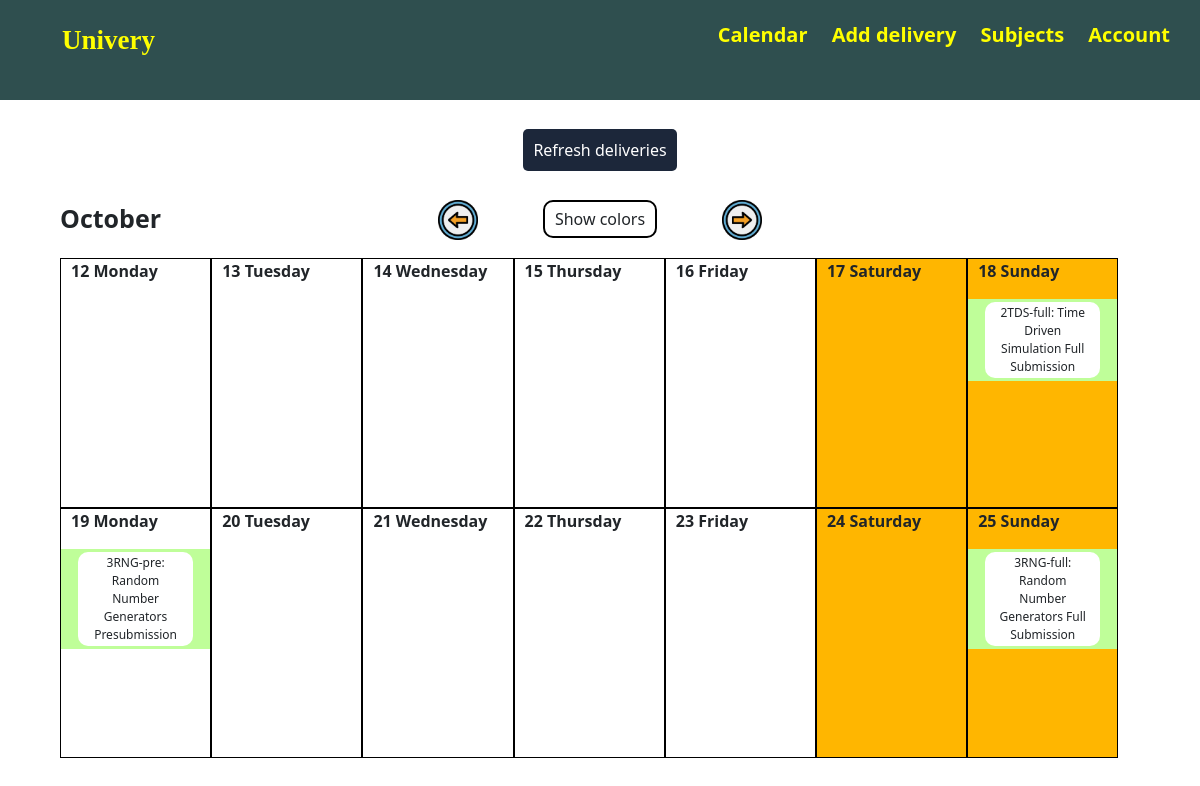
/calendar/1 (signed in), run on the app's committed database.
### app/models.py (models this page shows, shortened)
class Delivery(db.Model):
    id = db.Column(db.Integer, primary_key=True)
    identification = db.Column(db.String(15), nullable=False, default=0)
    name = db.Column(db.String(80), nullable=False)
    description = db.Column(db.String(1000))
    toDate = db.Column(db.DateTime, nullable=True)
    toDateStr = db.Column(db.String(20), nullable=True)
    url = db.Column(db.String(300), nullable=True)
    hasEnded = db.Column(db.Boolean, nullable=False, default=False)
    subject_id = db.Column(db.String(15), db.ForeignKey('subject.identification'), nullable=False)
    users = db.relationship("UserDelivery", back_populates="delivery")

### app/deliveries/routes.py (the view)
@deliveries.route("/calendar")
@deliveries.route("/calendar/<int:n>")
@login_required
def calendar(n=0):
    days, month = get_days(14, n)
    return render_template('delivery/calendar.html', title="Calendar",
        days=days, month=month, view=n)

### app/deliveries/utils.py (called while the page is built)
def get_days(ndays, view):
    today = datetime.strptime('2-10-2020', '%d-%m-%Y')
    first_day = today - timedelta(days=today.weekday()) # Current week's Monday
    first_day += timedelta(days=ndays*view)             # Go back/forward view weeks
    days, months = [], set()
    for i in range(0, ndays):
        i_day = first_day + timedelta(days=i)
        months.add(i_day.strftime("%B"))
        elements = {
            'deliveries':[(
                    ud.delivery,
                    USbySubject(ud.delivery.subject_id)
                ) for ud in UDnotDone() if ud.delivery.toDateStr == str(i_day.date())
            ] if i_day >= today else [],
            'day': str(i_day.day) + " " + i_day.strftime("%A"),
            'color': day_color(today, i_day)}
        days.append(elements)
    return days, "/".join(list(months))

def day_color(today, iday):
    if iday == today:
        return '#d6ceba'    # Color for today
    elif iday.weekday() > 4:
        return '#ffb600'    # Color for weekend
    elif iday < today:
        return '#000'       # Color for past
    else:
        return '#fff'       # Color for future

### app/global_utils.py (called while the page is built)
def UDnotDone():
    return db.session.query(UserDelivery).filter_by(
        user_id=current_user.id,
        isDone=False,
        isEliminated=False
    ).all()

def USbySubject(subject_id):
    return db.session.query(UserSubject).filter_by(
        subject_id=subject_id,
        user_id=current_user.id
    ).first()

### app/models.py (called while the page is built)
@login_manager.user_loader
def load_user(user_id):
    return User.query.get(int(user_id))

### app/templates/delivery/calendar.html
{% extends "home.html" %}
{% block deliveries %}
<div class="calendar">
    <p class="month-name">{{month}}</p>
    <div class="colors-calendar">
        {% if view > 0 %}
        <a style="float: left;" href="{{url_for('deliveries.calendar', n=view-1)}}">
            <img width="40px" height="40px" src="/static/web_pics/prev.png" alt=""></a>
        {% endif %}
        <a style="float: right;" href="{{url_for('deliveries.calendar', n=view+1)}}">
            <img width="40px" height="40px" src="/static/web_pics/next.png" alt=""></a>
        <p class="colors-calendar-content" id="colors-btn">Show colors</p>
    </div>
    {% for day in days %}
    <div class="day" style="background-color: {{day['color']}};">
        <p class="day-corner">{{day['day']}}</p>
        {% for delivery, subject in day['deliveries'] %}
        <div class="day-element" onclick="openPopup([
                    '{{delivery.name}}',
                    '{{delivery.description}}',
                    '{{delivery.toDate}}',
                    '{{delivery.url}}',
                    'Done',
                    '{{subject.subject.name}}',
                    '{{subject.subject.identification}}',
                    '{{delivery.id}}'
                    ], '{{request.endpoint}}')" style="
                        background-color: {{subject.color}};
                        border:3px solid {{subject.color}};">
            <p class="day-element-name small-font">{{delivery.name}}</p>
        </div>
        {% endfor %}
    </div>
    {% endfor %}
</div>
{% endblock deliveries %}

### app/static/style.css (style rules this page uses)
* { margin: 0; padding: 0; box-sizing: border-box; }
.calendar { width: max(90%, 700px); margin: 0 auto; }
.day { width: 14%; height: 250px; border: 1px solid black; float: left; }
.day-element { margin: 10px 0; width: 100%; cursor: pointer; }
.day-element-name { background-color: white; margin: 0 auto; border-radius: 10px; text-align: center; width: 80%; padding: 2px 10px; }
.colors-calendar { width: 30%; margin: 0 auto; margin-bottom: 20px; }
.colors-calendar-content { border: 2px solid black; border-radius: 10px; cursor: help; padding: 5px 10px; width: fit-content; margin: 0 auto; }
.day-corner { margin-left: 10px; font-weight: bold; }
.month-name { float: left; font-size: 25px; font-weight: bold; }
.small-font { font-size: max(min(25px,1vw),11px); }

### data on the page
Delivery: name "2TDS-full: Time Driven Simulation Full Submission"
Delivery: name "3RNG-pre: Random Number Generators Presubmission"
Delivery: name "3RNG-full: Random Number Generators Full Submission"

### other printed values
{{ month }} "October"
{{ day['day'] }} "12 Monday" "13 Tuesday" "14 Wednesday" "15 Thursday" "16 Friday" "17 Saturday" "18 Sunday" "19 Monday" "20 Tuesday" "21 Wednesday" "22 Thursday" "23 Friday" "24 Saturday" "25 Sunday"
